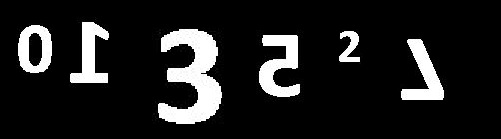
%> input picture Lista/Lista-06/numeros2.jpg, 501 x 139 px
$ octave --eval "result = BoundingBoxPatches(imread('numeros2.jpg'));"   (GNU Octave 9; MATLAB toolbox functions it lacks are replaced by stand-ins)
%> lines starting %> are read from the running program, lines starting %| are printed output that depends on the picture; in (x1, y1, x2, y2) boxes, pixels count from 0 and x2, y2 are one past the last pixel; in counts of white or black regions, pixels touching at a corner belong together; the program's own positions count from 1
function figs = BoundingBoxPatches(img, deslocamento)
% newCoord: vetor de bounding boxes
if nargin < 2
    deslocamento = 10;
end
% se a imagem é colorida transforma a escala de cinza
if size(img, 3) == 3
    img = rgb2gray(img);
end
% binariza a imagem
A = im2bw(img);
%> A: size 139x501 logical; 12.4% white; 6 white regions
% cada grupo de pixels que fazem parte de um grupo recebem o mesmo label
labeledImage = bwlabel(A);
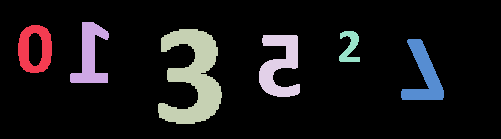
%> labeledImage: size 139x501 double; 7 distinct labels, from 0 to 6; one colour per label, 0 black
% gera os bounding box ao redor de cada objeto
measurements = regionprops(labeledImage, 'BoundingBox', 'Area');
%> measurements = 6 regions; box (x1, y1, x2, y2) and Area: (158, 29, 222, 124) 3384, (259, 35, 300, 97) 1480, (401, 39, 444, 100) 1213, (70, 22, 109, 83) 1179, (18, 25, 52, 73) 1009, (339, 31, 360, 62) 365

newCoord = zeros(max(max(labeledImage)), 4);
figs = cell(length(measurements), 1);
%> figs = {[], [], [], [], [], []}
for k = 1 : length(measurements)
  thisBB = measurements(k).BoundingBox;
  X = thisBB(1) - deslocamento;
  Y = thisBB(2) - deslocamento;
  width = thisBB(3) + 2* deslocamento;
  height = thisBB(4) + 2* deslocamento;
  newCoord = [X Y width height];
  figs{k} = imcrop(img, newCoord);
  %rectangle('Position', [thisBB(1),thisBB(2),thisBB(3),thisBB(4)],...
  %'EdgeColor','r','LineWidth',2 )
  %rectangle('Position', [X, Y, width, height],...
  %'EdgeColor','r','LineWidth',2 )
end
%> this loop made 6 passes
%> (thisBB, X, Y, width, height) on passes 1 to 6: ([18.5 25.5 34 48], 8.5, 15.5, 54, 68), ([70.5 22.5 39 61], 60.5, 12.5, 59, 81), ([158.5 29.5 64 95], 148.5, 19.5, 84, 115), ([259.5 35.5 41 62], 249.5, 25.5, 61, 82), ([339.5 31.5 21 31], 329.5, 21.5, 41, 51), ([401.5 39.5 43 61], 391.5, 29.5, 63, 81)
%> after the loop, figs = 6 items
